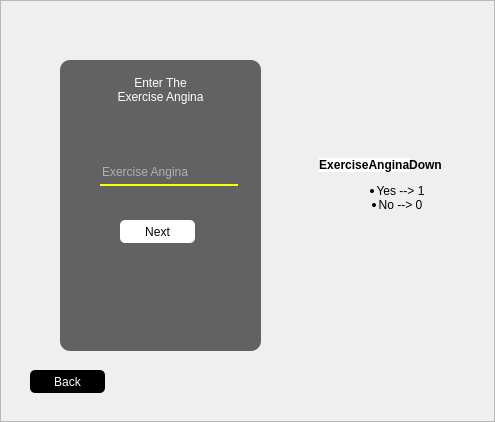
<?xml version="1.0" encoding="UTF-8"?>
<ui version="4.0">
 <class>Form</class>
 <widget class="QWidget" name="Form">
  <property name="geometry">
   <rect>
    <x>0</x>
    <y>0</y>
    <width>495</width>
    <height>422</height>
   </rect>
  </property>
  <property name="windowTitle">
   <string>Form</string>
  </property>
  <widget class="QFrame" name="frame">
   <property name="geometry">
    <rect>
     <x>0</x>
     <y>0</y>
     <width>495</width>
     <height>422</height>
    </rect>
   </property>
   <property name="frameShape">
    <enum>QFrame::StyledPanel</enum>
   </property>
   <property name="frameShadow">
    <enum>QFrame::Raised</enum>
   </property>
   <widget class="QLabel" name="label">
    <property name="geometry">
     <rect>
      <x>0</x>
      <y>0</y>
      <width>495</width>
      <height>422</height>
     </rect>
    </property>
    <property name="styleSheet">
     <string notr="true">background-image: url(Untitled.jpg);</string>
    </property>
    <property name="text">
     <string/>
    </property>
   </widget>
   <widget class="QLabel" name="label_2">
    <property name="geometry">
     <rect>
      <x>60</x>
      <y>60</y>
      <width>201</width>
      <height>291</height>
     </rect>
    </property>
    <property name="styleSheet">
     <string notr="true">background-color:rgb(0,0,0,150);
color: rgb(255, 255, 255);
border-radius:10px;</string>
    </property>
    <property name="text">
     <string/>
    </property>
   </widget>
   <widget class="QLabel" name="label_3">
    <property name="geometry">
     <rect>
      <x>70</x>
      <y>70</y>
      <width>181</width>
      <height>41</height>
     </rect>
    </property>
    <property name="styleSheet">
     <string notr="true">font: 75 9pt &quot;MS Shell Dlg 2&quot;;
color: rgb(255, 255, 255);</string>
    </property>
    <property name="text">
     <string>&lt;html&gt;&lt;head/&gt;&lt;body&gt;&lt;p align=&quot;center&quot;&gt;Enter The &lt;br/&gt;Exercise Angina&lt;/p&gt;&lt;/body&gt;&lt;/html&gt;</string>
    </property>
   </widget>
   <widget class="QLineEdit" name="ea">
    <property name="geometry">
     <rect>
      <x>100</x>
      <y>160</y>
      <width>138</width>
      <height>26</height>
     </rect>
    </property>
    <property name="styleSheet">
     <string notr="true">color:rgb(255, 255, 255);
border:none;
background-color:rgb(0,0,0,0);
border-bottom:2px solid rgb(255, 255, 0);</string>
    </property>
    <property name="placeholderText">
     <string>Exercise Angina</string>
    </property>
   </widget>
   <widget class="QPushButton" name="next9">
    <property name="geometry">
     <rect>
      <x>120</x>
      <y>220</y>
      <width>75</width>
      <height>23</height>
     </rect>
    </property>
    <property name="styleSheet">
     <string notr="true">background-color:rgb(255,255,255,255);
border-radius:5px;</string>
    </property>
    <property name="text">
     <string>Next</string>
    </property>
   </widget>
   <widget class="QPushButton" name="back9">
    <property name="geometry">
     <rect>
      <x>30</x>
      <y>370</y>
      <width>75</width>
      <height>23</height>
     </rect>
    </property>
    <property name="styleSheet">
     <string notr="true">background-color:rgb(0,0,0);
border-radius:5px;
color:rgb(255,255,255,255);</string>
    </property>
    <property name="text">
     <string>Back</string>
    </property>
   </widget>
   <widget class="QLabel" name="result">
    <property name="geometry">
     <rect>
      <x>270</x>
      <y>120</y>
      <width>221</width>
      <height>131</height>
     </rect>
    </property>
    <property name="styleSheet">
     <string notr="true">background-image: url(df.jpg);
font: 75 9pt &quot;MS Shell Dlg 2&quot;;</string>
    </property>
    <property name="text">
     <string>&lt;html&gt;&lt;head/&gt;&lt;body&gt;&lt;p align=&quot;center&quot;&gt;&lt;span style=&quot; font-family:'Helvetica Neue,Helvetica,Arial,sans-serif'; font-size:12px; font-weight:600; color:#000000; background-color:#ffffff;&quot;&gt;ExerciseAngina&lt;/span&gt;&lt;span style=&quot; font-weight:600;&quot;&gt;Down&lt;/span&gt;&lt;/p&gt;&lt;ul style=&quot;margin-top: 0px; margin-bottom: 0px; margin-left: 0px; margin-right: 0px; -qt-list-indent: 1;&quot;&gt;&lt;li align=&quot;center&quot; style=&quot; margin-top:0px; margin-bottom:0px; margin-left:0px; margin-right:0px; -qt-block-indent:0; text-indent:0px;&quot;&gt;Yes --&amp;gt; 1&lt;/li&gt;&lt;li align=&quot;center&quot; style=&quot; margin-top:0px; margin-bottom:0px; margin-left:0px; margin-right:0px; -qt-block-indent:0; text-indent:0px;&quot;&gt;No --&amp;gt; 0&lt;/li&gt;&lt;/ul&gt;&lt;/body&gt;&lt;/html&gt;</string>
    </property>
   </widget>
  </widget>
 </widget>
 <resources>
  <include location="res.qrc"/>
 </resources>
 <connections/>
</ui>
